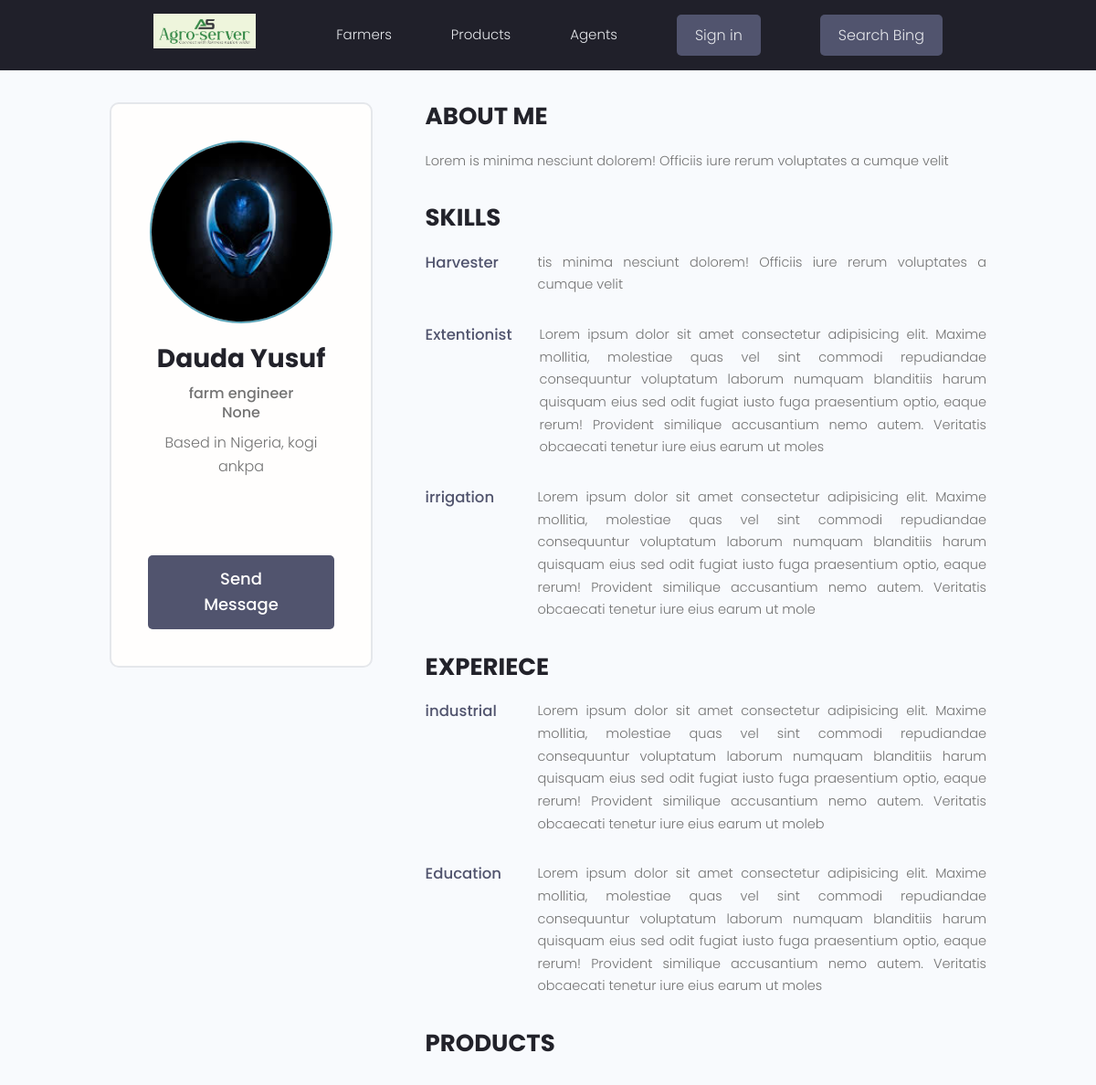
Page /profile/fb5abc77-3513-4573-b1d5-4239d7005e39/ on the committed database.
### users/models.py (models this page shows, shortened)
class Profile(models.Model):
    user = models.OneToOneField(User, on_delete=models.CASCADE, null = True, blank=True)
    name = models.CharField(max_length=200, null= True, blank= True)
    username = models.CharField(max_length=200, null= True, blank= True)
    location = models.CharField(max_length=200, null= True, blank= True)
    email = models.EmailField(max_length=500, null= True, blank= True)
    number = models.CharField(max_length=20, null= True, blank= True)
    short_intro =  models.CharField(max_length=200, null= True, blank= True)
    bio =  models.TextField(null= True, blank = True)
    profile_image = models.ImageField( null=True, blank=True, upload_to='profiles/', default='profiles/user-default.jpg')
    social_github = models.CharField(max_length=200, null= True, blank= True)
    social_twitter = models.CharField(max_length=200, null= True, blank= True)
    social_linkedin = models.CharField(max_length=200, null= True, blank= True)
    social_youtube = models.CharField(max_length=200, null= True, blank= True)
    social_website = models.CharField(max_length=200, null= True, blank= True)
    created = models.DateField(auto_now_add=True)
    id = models.UUIDField(default=uuid.uuid4, unique=True, primary_key=True, editable=False)
    class Meta:
        ordering = ['created']
    @property
    def imageURL(self):
        try:
            url = self.profile_image.url
        except:
            url = ''
        return url

class Skill(models.Model):
    owner = models.ForeignKey(Profile, on_delete = models.CASCADE, blank = True, null = True)
    name = models.CharField(max_length=200, null= True, blank= True)
    description =  models.TextField(null= True, blank = True)
    created = models.DateField(auto_now_add=True)
    id = models.UUIDField(default=uuid.uuid4, unique=True, primary_key=True, editable=False)

class Experience(models.Model):
    owner = models.ForeignKey(Profile, on_delete = models.CASCADE, blank = True, null = True)
    name = models.CharField(max_length=200, null= True, blank= True)
    description =  models.TextField(null= True, blank = True)
    created = models.DateField(auto_now_add=True)
    id = models.UUIDField(default=uuid.uuid4, unique=True, primary_key=True, editable=False)

### users/views.py (the view)
# urls.py: path('profile/<str:pk>/', views.userProfile, name="user-profile"),
def userProfile(request, pk):
    profile = Profile.objects.get(id=pk)
    experience = profile.experience_set.all()
    topSkills = profile.skill_set.exclude(description__exact="")
    otherSkills = profile.skill_set.filter(description="")
    context = {'profile':profile, 'topSkills':topSkills, 'otherSkills':otherSkills, 'experience':experience}
    return render(request, 'users/user-profile.html', context)

### users/templates/users/user-profile.html (shortened to what this page needs)
{% extends 'main.html' %}
{% block content %}
<main class="profile my-md">
    <div class="container">
      <div class="layout">
        <div class="column column--1of3">
          <div class="card text-center">
            <div class="card__body dev">
              <img class="avatar avatar--xl" src="{{profile.imageURL}}" />
              <h2 class="dev__name">{{ profile.name }}</h2>
              <p class="dev__title">{{ profile.short_intro }}</p>
              <p class="dev__title">{{ profile.number }}</p>
              <p class="dev__location">Based in {{ profile.location }} </p>
              <ul class="dev__social">
              </ul>
              {% if request.user.profile.id != profile.id %}
              <a href=" {% url 'create-message' profile.id %}  " class="btn btn--sub btn--lg">Send Message </a>
            </div>
             {% endif %}
          </div>
        </div>
        <div class="column column--2of3">
          <div class="devInfo">
            <h3 class="devInfo__title">About Me</h3>
            <p class="devInfo__about">
               {{ profile.bio }}
            </p>
          </div>
          <div class="devInfo">
            <h3 class="devInfo__title">Skills</h3>
            <div class="devInfo__skills">
          {% for skill in topSkills %}
          <div class="devSkill">
                <h4 class="devSkill__title">{{ skill.name }}</h4>
                <p class="devSkill__info">
                  {{ skill.description }}
                </p>
              </div>
          {% endfor %}
          <div class="devInfo">
            <h3 class="devInfo__title">Experiece</h3>
            <div class="devInfo__skills">
          {% for experience in experience %}
          <div class="devSkill">
                <h4 class="devSkill__title">{{ experience.name }}</h4>
                <p class="devSkill__info">
                  {{ experience.description }}
                </p>
              </div>
          {% endfor %}
              </div>
            </div>
          </div>
          <div class="devInfo">
            <h3 class="devInfo__title">Products</h3>
          </div>
        </div>
      </div>
    </div>
  </main>
{% endblock content %}

### static/styles/app.css (style rules this page uses)
:root { --color-sub: #0b0b14e7; }
.btn--sub { background-color: var(--color-sub-light); }
.card { border: 2px solid var(--color-light); }
img { width: 100%; }
.profile .card > .dev { padding: 4rem; }
.dev__name { color: var(--color-sub); font-size: 2.8rem; font-weight: 700; margin-top: 1rem; margin-bottom: 0.5rem; }
.dev__title { font-size: 1.6rem; font-weight: 500; line-height: 1.3; }
.dev__location { margin-top: 1rem; }
.dev__social { margin: 3rem 0; list-style: none; display: flex; justify-content: center; gap: 1.5rem; }
.devInfo { margin-bottom: 3rem; }
.devInfo__title, .devInfo__subtitle { font-size: 2.6rem; color: var(--color-sub); text-transform: uppercase; font-weight: 700; margin-bottom: 1.5rem; }
.devInfo__about, .devSkill__info { font-size: 1.45rem; line-height: 1.7; text-align: justify; }
.devSkill { margin-bottom: 3rem; }
.devSkill__title { font-size: 1.65rem; font-weight: 500; color: var(--color-sub-light); }
@media screen and (min-width: 700px) { .devSkill { display: flex; justify-content: space-between; gap: 3rem; } }
@media screen and (min-width: 700px) { .devSkill__info { flex-basis: 80%; } }
.container { max-width: 1170px; margin:auto; }
ul { list-style: none; }

### static/uikit/styles/modules/_variables.css (style rules this page uses)
:root { background: linear-gradient(129.96deg, #FF2F2F 10.43%, #000460 92.78%), radial-gradient(100% 246.94% at 100% 0%, #FFFFFF 0%, #020063 100%), linear-gradient(58.72deg, #2200F2 0%, #530000 100%), linear-gradient(154.03deg, #B70000 0%, #FF003D 74.04%), linear-gradient(341.1deg, #FF0000 7.52%, #0038FF 77.98%), linear-gradient(136.23deg, #00C2FF 11.12%, #FF0000 86.47%), radial-gradient(57.37% 100% at 50% 0%, #B50000 0%, #0034BB 100%); background-blend-mode: overlay, color-burn, screen, overlay, difference, difference, normal; --color-main: #5aa5b9; --color-main-light: #e6faff; --color-sub: #080820; --color-sub-light: #51546e; --color-sub-lighter: #ededfd; --color-text: #737373; --color-gray: #8b8b8b; --color-light: #e5e7eb; --color-light-gray: #767676; --color-bg: #f8fafd; --color-white: #fffefd; --color-white-light: #f3f3f3; --color-success: #359e64; --color-success-bg: #def8e8; --color-error: #fc4b0b; --color-error-bg: #fff2ee; --font-base: 'Poppins', arial, helvetica, 'Segoe UI', roboto, ubuntu, sans-serif; --font-monospace: 'Fira Code', 'Courier New', courier, monospace; --font-regular: 300; --font-medium: 500; --font-bold: 700; --generic-shadow: 1px 1px 5px #00000010; --generic-transition: all 0.3s ease-in-out; }

### static/uikit/styles/modules/_base.css (style rules this page uses)
* { margin: 0; padding: 0; box-sizing: border-box; text-rendering: optimizeLegibility; color: inherit; font-size: inherit; }
html { font-size: 50%; }
@media only screen and (min-width: 480px) { html { font-size: 56.25%; } }
@media only screen and (min-width: 1200px) { html { font-size: 62.5%; } }
body { line-height: 1.6; font-weight: 400; font-size: 1.5rem; color: var(--color-text); background-color: var(--color-bg); min-height: 100vh; }

### static/uikit/styles/modules/_typography.css (style rules this page uses)
* { font-family: var(--font-base); }
h2 { font-size: 3.6rem; font-weight: var(--font-bold); }
h3 { font-size: 3.2rem; font-weight: var(--font-medium); }
h4 { font-size: 2.8rem; font-weight: var(--font-medium); }
p, span, strong { font-size: 1.6rem; color: var(--color-text); font-weight: var(--font-regular); }
a { padding-bottom: 2px; text-decoration: none; display: inline-block; color: var(--color-main); font-weight: var(--font-medium); }

### static/uikit/styles/modules/_utilities.css (style rules this page uses)
.container { width: 92%; max-width: 165rem; margin: 0 auto; box-sizing: border-box; }
@media screen and (min-width: 1000px) { .container { width: 90%; } }
@media screen and (min-width: 1200px) { .container { width: 80%; } }
.text-center { text-align: center; }
.my-md { margin: 3rem auto; }

### static/uikit/styles/modules/_avatar.css (style rules this page uses)
.avatar { border-radius: 50%; border: 2px solid var(--color-main); object-fit: cover; }
.avatar--xl { height: 20rem; width: 20rem; }

### static/uikit/styles/modules/_button.css (style rules this page uses)
.btn { display: inline-block; position: relative; cursor: pointer; background-color: var(--color-light); font-weight: var(--font-medium); color: var(--color-sub); text-decoration: none; padding: 1rem 2rem; border-radius: 0.5rem; border: none; width: -webkit-fit-content; width: -moz-fit-content; width: fit-content; height: -webkit-fit-content; height: -moz-fit-content; height: fit-content; font-size: 1.6rem; outline-width: 0; outline-color: transparent; -webkit-backface-visibility: hidden; backface-visibility: hidden; transition: all 0.3s ease-in-out; }
.btn--sub { background-color: var(--color-sub); color: var(--color-white); }
.btn--lg { font-size: 1.8rem; padding: 1.2rem 4.5rem; }

### rows in the picture
Profile: imageURL (picture), name "Dauda Yusuf", short_intro "farm engineer", number "None", location "Nigeria, kogi ankpa", bio "Lorem is minima nesciunt dolorem! Officiis iure rerum voluptates a cumque velit"
Skill: name "Harvester", description "tis minima nesciunt dolorem! Officiis iure rerum voluptates a cumque velit"
Skill: name "Extentionist", description "Lorem ipsum dolor sit amet consectetur adipisicing elit. Maxime mollitia, molestiae quas vel sint commodi repudiandae consequuntur voluptatum laborum numquam blanditiis harum quisquam eius sed odit fugiat iusto fuga praesentium optio, eaque rerum! Provident similique accusantium nemo autem. Veritatis obcaecati tenetur iure eius earum ut moles"
Skill: name "irrigation", description "Lorem ipsum dolor sit amet consectetur adipisicing elit. Maxime mollitia, molestiae quas vel sint commodi repudiandae consequuntur voluptatum laborum numquam blanditiis harum quisquam eius sed odit fugiat iusto fuga praesentium optio, eaque rerum! Provident similique accusantium nemo autem. Veritatis obcaecati tenetur iure eius earum ut mole"
Experience: name "industrial", description "Lorem ipsum dolor sit amet consectetur adipisicing elit. Maxime mollitia, molestiae quas vel sint commodi repudiandae consequuntur voluptatum laborum numquam blanditiis harum quisquam eius sed odit fugiat iusto fuga praesentium optio, eaque rerum! Provident similique accusantium nemo autem. Veritatis obcaecati tenetur iure eius earum ut moleb"
Experience: name "Education", description "Lorem ipsum dolor sit amet consectetur adipisicing elit. Maxime mollitia, molestiae quas vel sint commodi repudiandae consequuntur voluptatum laborum numquam blanditiis harum quisquam eius sed odit fugiat iusto fuga praesentium optio, eaque rerum! Provident similique accusantium nemo autem. Veritatis obcaecati tenetur iure eius earum ut moles"
